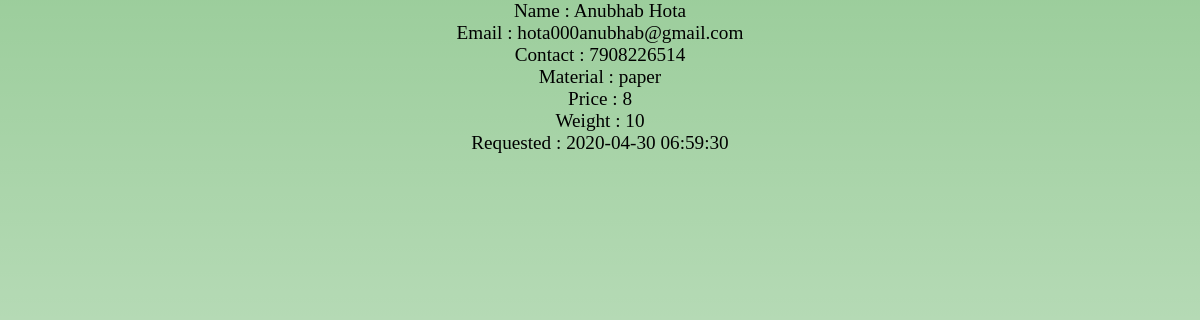
The app's page /details.php?id=2 with its own data.
### tables this page shows
CREATE TABLE `request` (
  `id` int(11) NOT NULL,
  `name` varchar(255) NOT NULL,
  `email` varchar(255) NOT NULL,
  `contact` bigint(20) NOT NULL,
  `material` varchar(255) NOT NULL,
  `price` int(11) NOT NULL,
  `weight` int(11) NOT NULL,
  `collection` varchar(255) NOT NULL,
  `created` timestamp NOT NULL DEFAULT current_timestamp(),
  `lat` double DEFAULT NULL,
  `lng` double DEFAULT NULL
);

### details.php (the view, shortened to what this page needs)
<?php
 include 'db.php';
$id= $_GET['id'];
$sql = "SELECT * FROM request WHERE id = $id";
$result = mysqli_query($conn , $sql);
$r = mysqli_fetch_assoc($result);
?>
<!DOCTYPE html>
<html>
    <head>
        <link rel = "stylesheet" type = "text/css" href = "form.css">
        <link rel = "stylesheet" type = "text/css" href = "common.css">
    </head>
    <body>
    <div class="everything">
 <div>
   <div class="name">Name : <?php echo $r['name']; ?></div>
   <div class="email">Email : <?php echo $r['email']; ?></div>
   <div class="contact">Contact : <?php echo $r['contact']; ?></div>
   <div class="material">Material : <?php echo $r['material']; ?></div>
   <div class="price">Price : <?php echo $r['price']; ?></div>
   <div class="weight">Weight : <?php echo $r['weight']; ?></div>
   <div class="created">Requested : <?php echo $r['created']; ?></div>
 </div>
 <div id="map"></div>
</div>
</body>
</html>

### common.css (style rules this page uses)
.everything { margin-left: 101.66px; margin-right: 101.66px; }
body { margin: 0px; background-image:linear-gradient(rgba(0, 128, 0, 0.39),rgba(0, 128, 0, 0.267),rgba(0, 128, 0, 0.116)); background-repeat: no-repeat; }

### details.php (style rules this page uses)
#map { margin : auto; height: 420px; width : 570px; }
html, body { height: 100%; margin: 0; padding: 0; }
.everything { text-align : center; font-size : larger; }

### records on screen
request: name "Anubhab Hota", email "hota000anubhab@gmail.com", contact "7908226514", material "paper", price "8", weight "10", created "2020-04-30 06:59:30"
